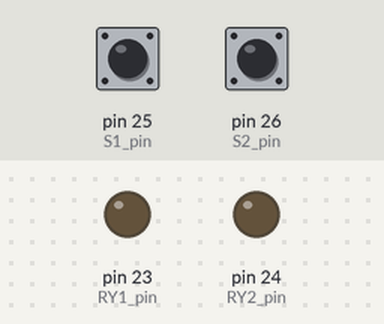
A sketch run on a simulated Arduino Mega 2560, built with avr-gcc and run on an emulated ATmega2560. On the bench: output pins drawn as LEDs (lit = HIGH). Inputs (shaded band) come from the test bench; at power-on: pin 25 (S1_pin) HIGH, pin 26 (S2_pin) HIGH.

Above: at 1.2 s.
1.3 s: pin 25 (S1_pin) pulled LOW for 0.15 s
At 1.37 s:
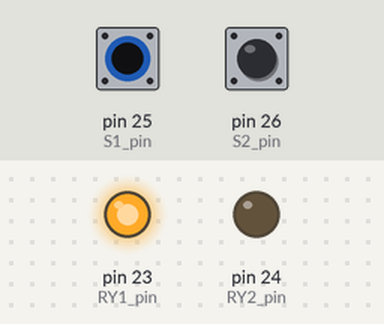
2.9 s: pin 26 (S2_pin) pulled LOW for 0.15 s
At 2.97 s:
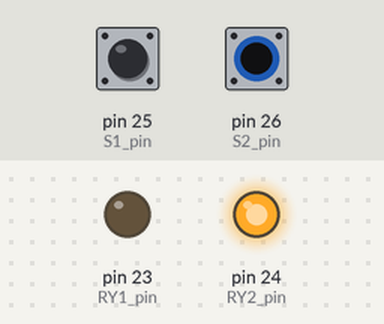
4.5 s: pin 26 (S2_pin) pulled LOW for 3.2 s
At 8.1 s:
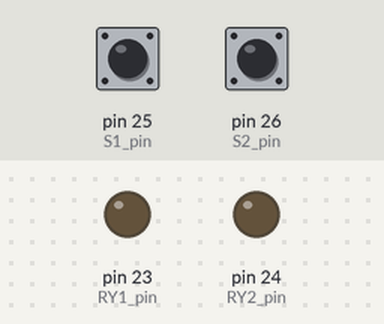
9.2 s: pin 25 (S1_pin) pulled LOW for 3.2 s
At 10.4 s:
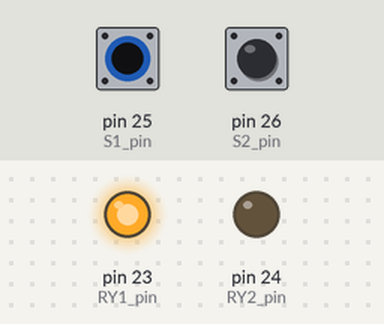
13.9 s: pin 25 (S1_pin) driven LOW and pin 26 (S2_pin) driven LOW
At 15.2 s:
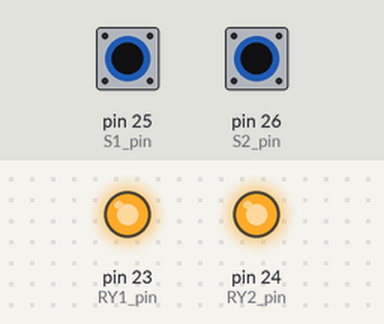
Timing chart, 0 to 16.4 s (numbered marks = the images above; inputs shaded):
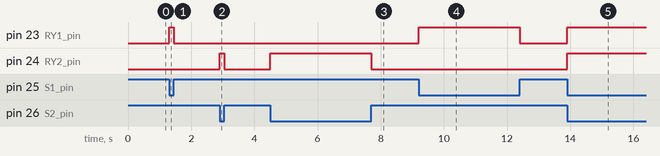

Measured:
- after the input at 1.3 s, pin 23 (RY1_pin): LOW → HIGH at once, → LOW 0.15 s later
- after the input at 2.9 s, pin 24 (RY2_pin): LOW → HIGH at once, → LOW 0.15 s later
- after the input at 4.5 s, pin 24 (RY2_pin): LOW → HIGH at once, → LOW 3.2 s later
- after the input at 9.2 s, pin 23 (RY1_pin): LOW → HIGH at once, → LOW 3.2 s later
- after the input at 13.9 s, pin 23 (RY1_pin), pin 24 (RY2_pin): LOW → HIGH at once

The sketch:

iCON32-SW_control_LED.ino
```cpp
int S1_pin = 25;
int S2_pin = 26;

int RY1_pin = 23;
int RY2_pin = 24;

void setup() {
  pinMode(S1_pin, INPUT_PULLUP);
  pinMode(S2_pin, INPUT_PULLUP);
  pinMode(RY1_pin, OUTPUT);
  pinMode(RY2_pin, OUTPUT);
}

void loop() {
  int s1 = digitalRead(S1_pin);
  digitalWrite(RY1_pin, !s1);

  int s2 = digitalRead(S2_pin);
  digitalWrite(RY2_pin, !s2);
}
```
